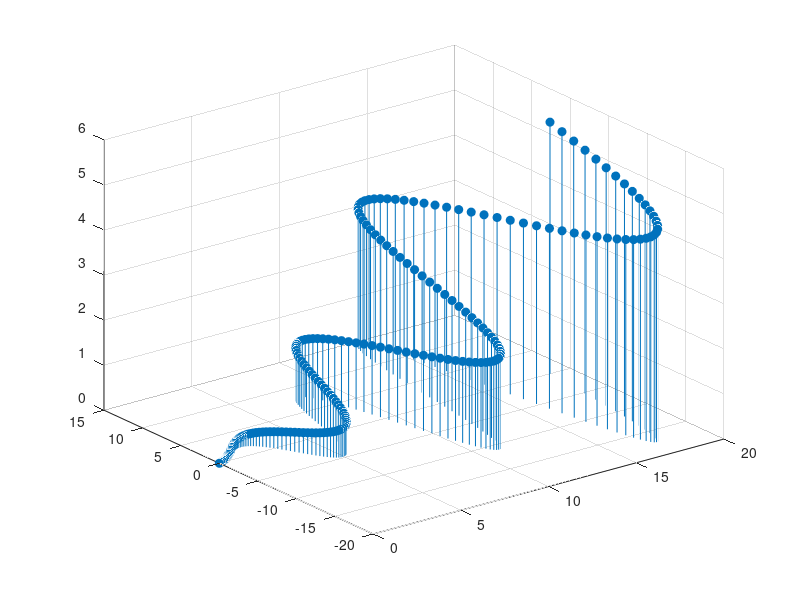

The MATLAB source for this figure:
% Discrete data plot with stems.
%           x = t , y = t(sint) , z = e^(t/10) - 1
%               for 0<=t<=6*pi.

t = linspace(0,6*pi,200) ;
 x = t ;
 y = t.*sin(t) ;
 z = exp(t/10) - 1 ;
 %plot3(x,y,z)
 stem3(x,y,z,'filled')
